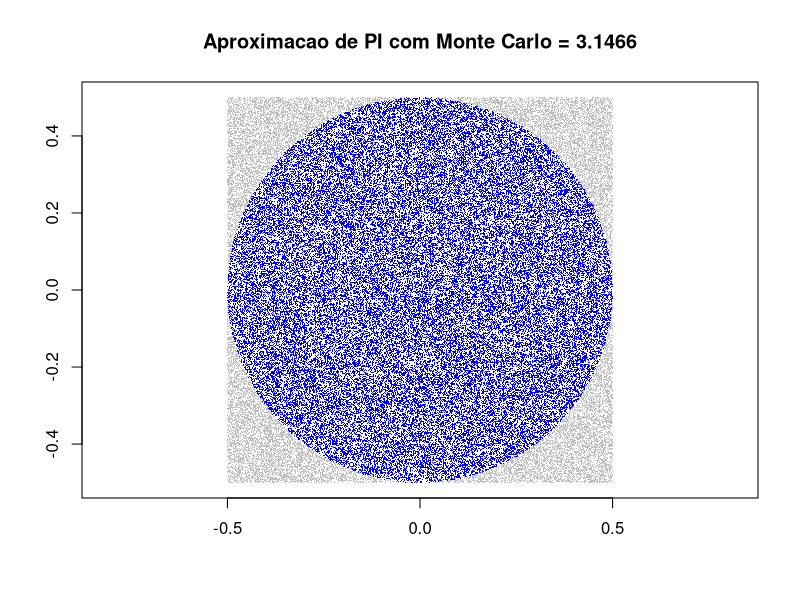
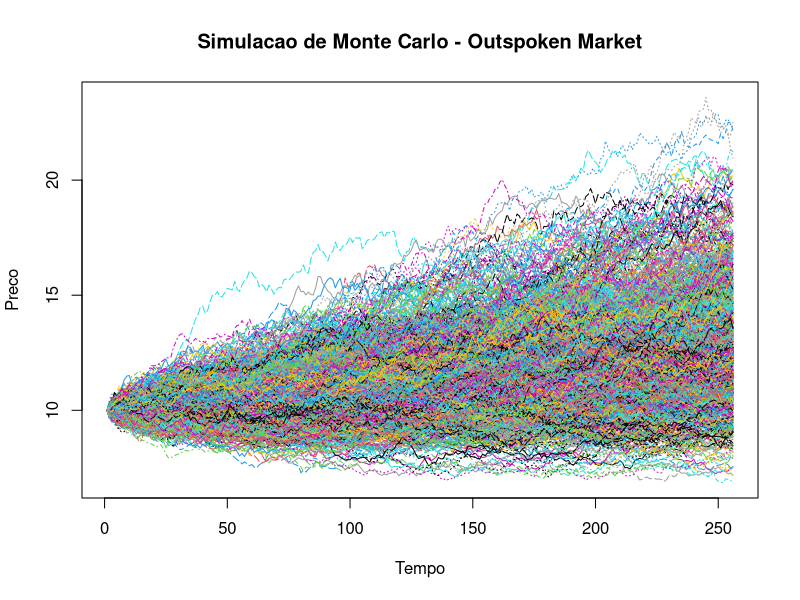

These charts were generated, in order, by the following R code:
#Introducao a Simulacao de Monte Carlo

#Aquecimento: Calculando PI com Monte Carlo

n_sim <- 100000

x <- runif(n_sim,min=-0.5,max=0.5)
y <- runif(n_sim,min=-0.5,max=0.5)

dentro_circulo <- x^2 + y^2 <= 0.5^2

pi_monte_carlo <- (sum(dentro_circulo)/n_sim)*4

plot(x,y,pch='.',col=ifelse(dentro_circulo,"blue","grey")
     ,xlab='',ylab='',asp=1,
     main=paste("Aproximacao de PI com Monte Carlo =",pi_monte_carlo))

#Parametros do processo

#Retorno anual esperado - 23%
u <- 0.25   

#Desvio padrao anual esperado - 15%
sd <- 0.20   

#Parametros do tempo
periodo <- 1:256   

#Simulacoes
n_sim <- 1000
total_sim <- matrix(0, nrow = 256, ncol = n_sim)
p_inicial <- 10         

for(j in 1:n_sim){
  aux <- 2
  p <- p_inicial #Preco inicial
  preco <- c(p) #Vetor para acumular os precos ao longo do tempo
  dist <- rnorm(255,0,1) #Distribuicao normal, 255 valores, com media 0 e desvio p. 1
  for(i in dist)
  {
    P = p + p*(u/255 + sd/sqrt(255)*i)
    preco[aux] <- P                        
    p = P                                 
    aux = aux + 1
  }
  total_sim[,j] <- preco
}         

#Visualizacao das simulacoes
matplot(total_sim,main="Simulacao de Monte Carlo - Outspoken Market",xlab="Tempo",ylab="Preco", type="l",col=1:n_sim)

#Retonar percentis de 5% e 95%  
round(quantile(total_sim,probs=c(0.05,0.95)),2)

#Ou seja, 5% dos precos simulados são menores que X e 95% dos retornos são menores que Y

round(min(total_sim),2)

#Value at Risk - VaR
round((1-p_inicial/quantile(total_sim,probs=c(0.01,0.05)))*100,2)

#uma perda de X% ou mais com 1% de probabilidade ou Y% ou mais com 5% de probabilidade








